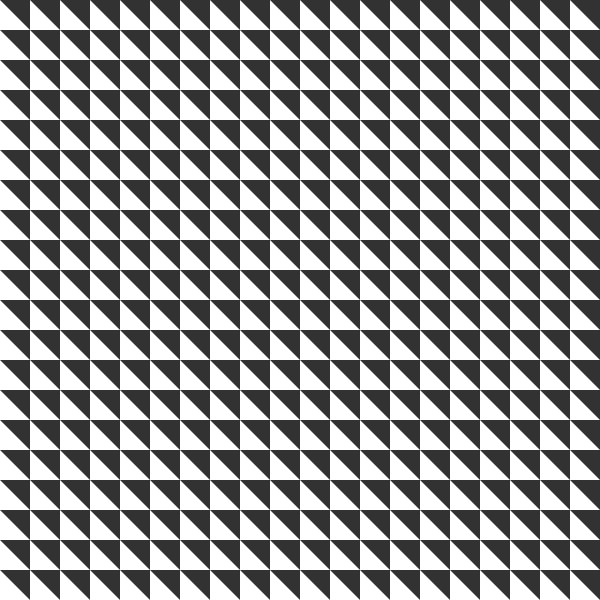
Frame 1 (no input)
Frame 60 (no input): identical to frame 1, image omitted
Frame 120 (the mouse pressed at the canvas centre since frame 60): identical to frame 1, image omitted

The p5.js sketch that drew this single still picture (run headless with seeded random() and noise() and a simulated clock; from frame 60 on, the mouse is pressed at the canvas centre):

// p5.js sketch
// ── sketch.js
var myTriangle = {
  w: 30,
  h: 30
};

function setup() {
  createCanvas(600, 600);
  background(50);
  fill(255);
  noStroke();

  var howManyTimes = width / myTriangle.w;

  for (var y = 0; y < howManyTimes; y++) {
    for (var x = 0; x < howManyTimes; x++) {
      // let's get posX,posY
      // with the triangle's width and height
      var posX = myTriangle.w * x;
      var posY = myTriangle.h * y;
      
      // draw triangle
      triangle(
        posX, posY,
        posX, posY + myTriangle.h,
        posX + myTriangle.w, posY + myTriangle.h
      );

    }
  }

}

function draw() {

}
